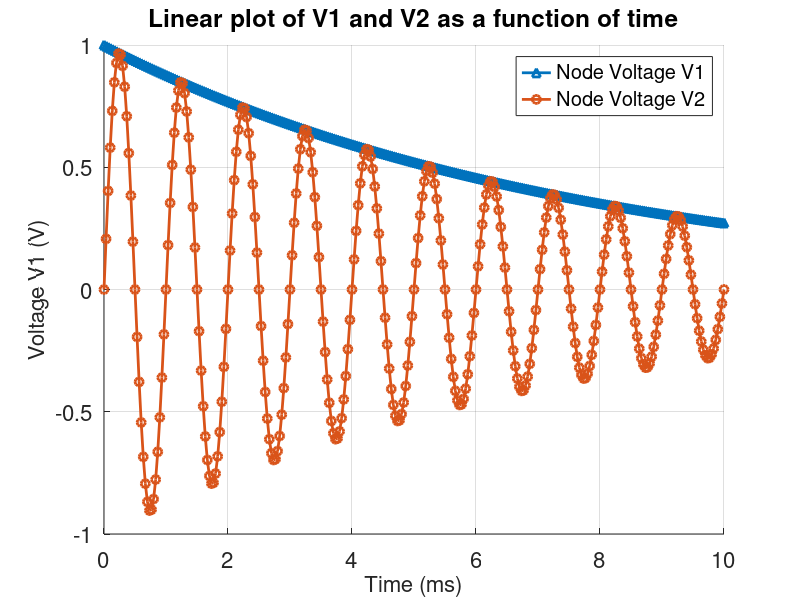
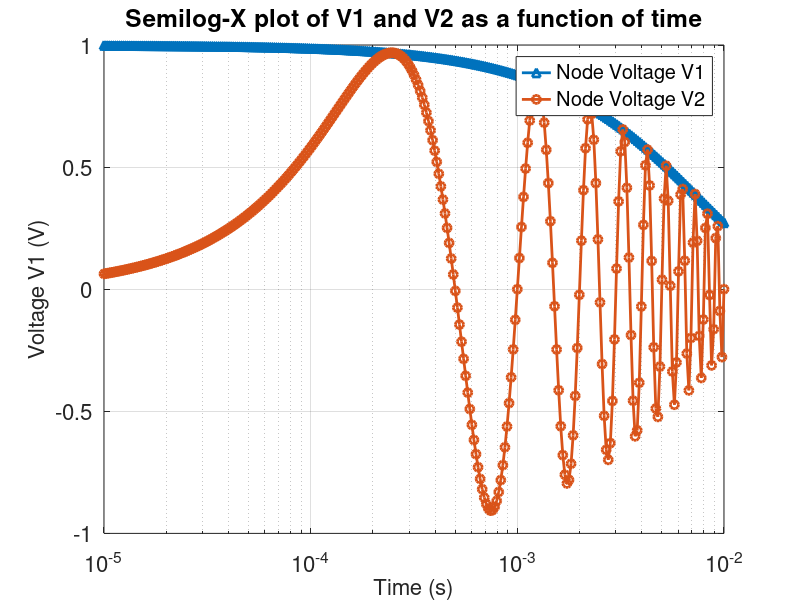
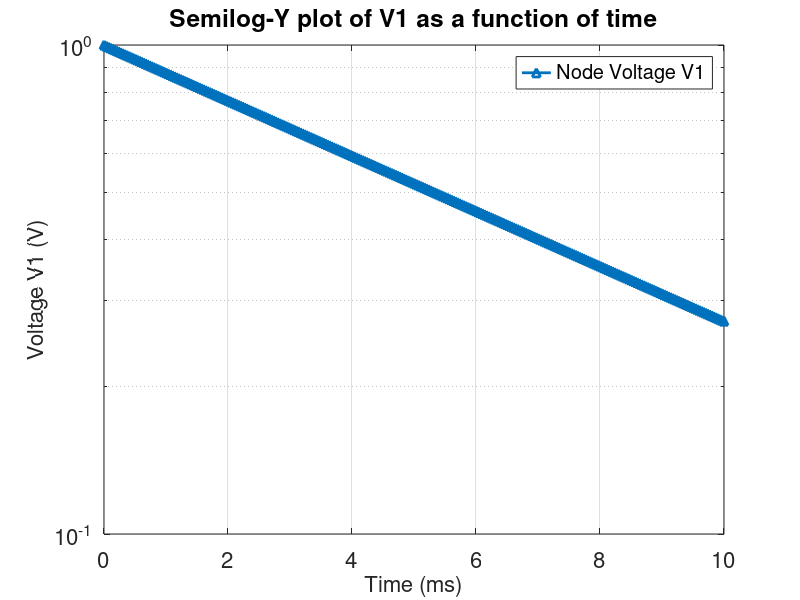

MATLAB code for these plots, in order:
% Template file for ECE 214 Lab #1
% linear and semi-log graphs

% set format; clear variables; access the test.hspc file
format long;
clear variables;

% plot a function exp^(-at) cos(wt) and exp^(-at) on a linear graph
% set the variables
a = 130;
w = 2.*pi.*1000;
% establish liear time vector between 0 and 10ms
Tlin = linspace(0, 1e-2, 301);
% establish a log time vector between 10u and 10m
Tlog = logspace(-5, -2, 301);

% make up voltages V1 with name 'Node Voltage V1'
V1a = exp(-a.*Tlin);
V1b = exp(-a.*Tlog);
legendname1 = 'Node Voltage V1';
% make up voltage V2 with name 'Node Voltage V2'
V2a = exp(-a.*Tlin) .* cos(w.*Tlin - pi/2);
V2b = exp(-a.*Tlog) .* cos(w.*Tlog - pi/2);
legendname2 = 'Node Voltage V2';

%%%%%%%%%%%%%%%%%%%%%%%%%%
% plot on a linear scale %
%%%%%%%%%%%%%%%%%%%%%%%%%%
% set figure size and location for linear graph
FigHandle = figure('Position', [200, 75, 850, 600]);

% turn on grid and hold
grid on;
hold on;

% plot V1 and V2; 
plot(Tlin*1000, V1a, '-^', 'linewidth',2.0, 'displayname', legendname1);
plot(Tlin*1000, V2a, '-o', 'linewidth',2.0, 'displayname', legendname2);

% set font size
set(gca, 'fontsize', 16);
legend show
% x- and y-axis labels
xlabel('Time (ms)', 'fontsize', 16);
ylabel('Voltage V1 (V)', 'fontsize', 16);
title('Linear plot of V1 and V2 as a function of time')

%%%%%%%%%%%%%%%%%%%%%%%%%%%%%%%%
% to plot on a semilog-x scale %
%%%%%%%%%%%%%%%%%%%%%%%%%%%%%%%%
% create 2nd figure and set size and location
FigHandle = figure('Position', [200, 75, 850, 600]);

% plot V1 and V2 on a semilog-x graph
semilogx(Tlog, V1b, '-^', 'linewidth',2.0, 'displayname', legendname1);
hold on
grid on
semilogx(Tlog, V2b, '-o', 'linewidth',2.0, 'displayname', legendname2);

% set font size
set(gca, 'fontsize', 16);
legend show
% x- and y-axis labels
xlabel('Time (s)', 'fontsize', 16);
ylabel('Voltage V1 (V)', 'fontsize', 16);
title('Semilog-X plot of V1 and V2 as a function of time');

%%%%%%%%%%%%%%%%%%%%%%%%%%%%%%%%%%%
% to plot V1 on a semilog-y graph %
%%%%%%%%%%%%%%%%%%%%%%%%%%%%%%%%%%%
% create 3rd figure and set size and location
FigHandle = figure('Position', [200, 75, 850, 600]);

% plot V1 on a semilog-y graph
semilogy(Tlin.*1000, V1a, '-^', 'linewidth',2.0, 'displayname', legendname1);
grid on

% set font size
set(gca, 'fontsize', 16);
legend show
% x- and y-axis labels
xlabel('Time (ms)', 'fontsize', 16);
ylabel('Voltage V1 (V)', 'fontsize', 16);
title('Semilog-Y plot of V1 as a function of time');


% end of Graph.m 